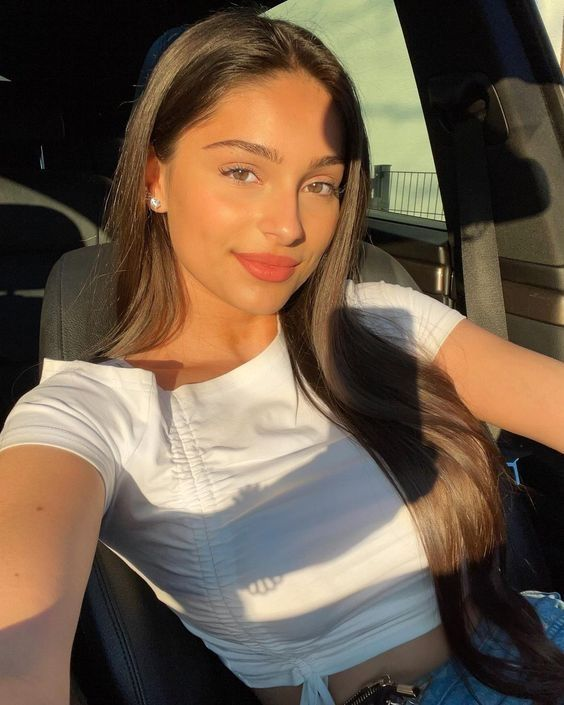
#> input picture face.jpeg, 564 x 705 px
$ python -i image_processing.py   (imports and definitions only)
#> lines starting #> are read from the running program, lines starting #| are printed output that depends on the picture
#> further down, picture is the input picture: shape (705, 564, 3); mean B, G, R 73.5, 91, 109.2
from typing import Tuple
import cv2
import numpy as np
from ..core.exceptions import ImageProcessingError


def load_image(image_path: str) -> np.ndarray:
    """
    Load and validate an image from the given path.

    Args:
        image_path (str): Path to the image file

    Returns:
        np.ndarray: Loaded image in BGR format

    Raises:
        ImageProcessingError: If the image cannot be loaded
    """
    image = cv2.imread(image_path)
    if image is None:
        raise ImageProcessingError(f"Failed to load image: {image_path}")
    return image


def preprocess_image(
    image: np.ndarray, target_size: Tuple[int, int] = (300, 300)
) -> np.ndarray:
    """
    Preprocess the input image for color detection.

    Args:
        image (np.ndarray): Input image in BGR format
        target_size (tuple): Target size for resizing

    Returns:
        np.ndarray: Preprocessed image in LAB color space
    """
#> called with target_size = (300, 300)
    resized = cv2.resize(image, target_size)
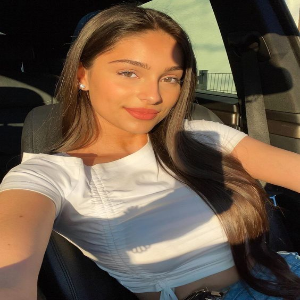
#> resized: shape (300, 300, 3); mean B, G, R 73.4, 90.9, 109.1
    blurred = cv2.GaussianBlur(resized, (5, 5), 0)
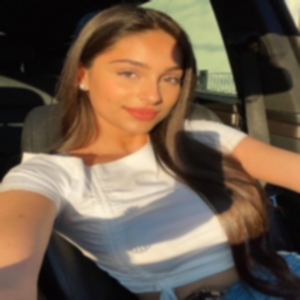
#> blurred: shape (300, 300, 3); mean B, G, R 73.4, 90.9, 109.1
    return cv2.cvtColor(blurred, cv2.COLOR_BGR2LAB)
#> returned value: shape (300, 300, 3); mean of channels 0, 1, 2 98.7, 133.2, 140.4

>>> import cv2
>>> picture = cv2.imread('../../face.jpeg')
>>> result = preprocess_image(picture)
